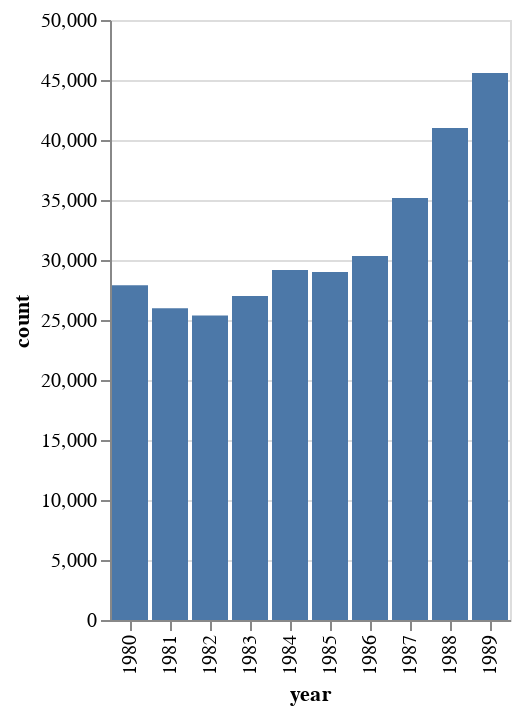

The notebook cell this image was saved under:
### Code cell
alt.Chart(songs_per_year).mark_bar().encode(
    alt.X("year"),
    alt.Y("count")
)

### Figure 1 — Vega-Lite specification as saved in the notebook (floating-point values rounded to 4 significant figures)
{"config": {"view": {"continuousWidth": 300, "continuousHeight": 300}}, "data": {"name": "data-ec6981188ff23d2d4baf688832235e90"}, "mark": {"type": "bar"}, "encoding": {"x": {"field": "year", "type": "nominal"}, "y": {"field": "count", "type": "quantitative"}}, "$schema": "https://vega.github.io/schema/vega-lite/v5.8.0.json", "datasets": {"data-ec6981188ff23d2d4baf688832235e90": [{"year": "1980", "popularity": 7.937, "danceability": 0.5198, "energy": 0.5372, "key": 5.143, "loudness": -11.29, "mode": 0.7007, "speechiness": 0.06599, "acousticness": 0.4463, "instrumentalness": 0.1283, "liveness": 0.2264, "valence": 0.5792, "tempo": 120.5, "duration_ms": 243100.0, "time_signature": 3.86, "count": 27902, "duration_min": 4.051}, {"year": "1981", "popularity": 8.046, "danceability": 0.5222, "energy": 0.5402, "key": 5.189, "loudness": -11.49, "mode": 0.696, "speechiness": 0.06932, "acousticness": 0.4356, "instrumentalness": 0.1386, "liveness": 0.2275, "valence": 0.575, "tempo": 121.0, "duration_ms": 238500.0, "time_signature": 3.861, "count": 25980, "duration_min": 3.975}, {"year": "1982", "popularity": 8.038, "danceability": 0.529, "energy": 0.5421, "key": 5.228, "loudness": -11.5, "mode": 0.6901, "speechiness": 0.08213, "acousticness": 0.4325, "instrumentalness": 0.1323, "liveness": 0.2257, "valence": 0.5721, "tempo": 120.6, "duration_ms": 239300.0, "time_signature": 3.863, "count": 25373, "duration_min": 3.988}, {"year": "1983", "popularity": 8.095, "danceability": 0.5177, "energy": 0.5262, "key": 5.208, "loudness": -12.01, "mode": 0.6804, "speechiness": 0.06676, "acousticness": 0.4387, "instrumentalness": 0.155, "liveness": 0.2219, "valence": 0.5566, "tempo": 119.9, "duration_ms": 246000.0, "time_signature": 3.862, "count": 26991, "duration_min": 4.1}, {"year": "1984", "popularity": 8.453, "danceability": 0.5197, "energy": 0.5407, "key": 5.245, "loudness": -11.83, "mode": 0.6669, "speechiness": 0.06519, "acousticness": 0.4274, "instrumentalness": 0.1493, "liveness": 0.2254, "valence": 0.55, "tempo": 120.3, "duration_ms": 242200.0, "time_signature": 3.874, "count": 29159, "duration_min": 4.037}, {"year": "1985", "popularity": 8.251, "danceability": 0.5134, "energy": 0.5342, "key": 5.199, "loudness": -12.07, "mode": 0.6767, "speechiness": 0.06203, "acousticness": 0.4403, "instrumentalness": 0.1544, "liveness": 0.2212, "valence": 0.5474, "tempo": 119.4, "duration_ms": 249700.0, "time_signature": 3.867, "count": 28995, "duration_min": 4.161}, {"year": "1986", "popularity": 8.073, "danceability": 0.5021, "energy": 0.5328, "key": 5.221, "loudness": -12.35, "mode": 0.6778, "speechiness": 0.06419, "acousticness": 0.4392, "instrumentalness": 0.1655, "liveness": 0.218, "valence": 0.5304, "tempo": 119.2, "duration_ms": 249000.0, "time_signature": 3.862, "count": 30339, "duration_min": 4.151}, {"year": "1987", "popularity": 8.014, "danceability": 0.5, "energy": 0.5285, "key": 5.237, "loudness": -12.6, "mode": 0.6859, "speechiness": 0.06409, "acousticness": 0.4428, "instrumentalness": 0.1688, "liveness": 0.2166, "valence": 0.5217, "tempo": 119.0, "duration_ms": 250300.0, "time_signature": 3.858, "count": 35172, "duration_min": 4.172}, {"year": "1988", "popularity": 7.559, "danceability": 0.5008, "energy": 0.5164, "key": 5.211, "loudness": -12.95, "mode": 0.682, "speechiness": 0.06488, "acousticness": 0.4516, "instrumentalness": 0.1937, "liveness": 0.2192, "valence": 0.5279, "tempo": 118.2, "duration_ms": 253600.0, "time_signature": 3.852, "count": 40995, "duration_min": 4.227}, {"year": "1989", "popularity": 7.449, "danceability": 0.5022, "energy": 0.505, "key": 5.244, "loudness": -13.17, "mode": 0.6886, "speechiness": 0.06887, "acousticness": 0.4616, "instrumentalness": 0.178, "liveness": 0.2169, "valence": 0.5204, "tempo": 118.0, "duration_ms": 253500.0, "time_signature": 3.847, "count": 45584, "duration_min": 4.225}]}}
